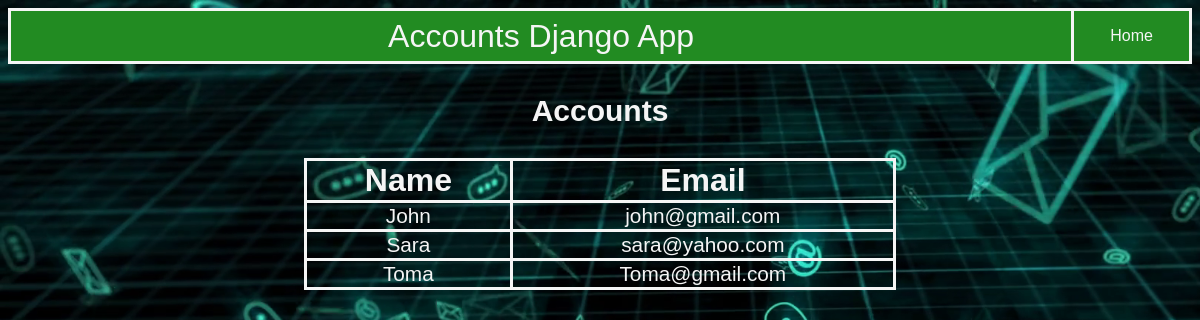
Page /list/ on the committed database.
### accounts/models.py (models this page shows, shortened)
class Account(models.Model):
    name = models.CharField(max_length=30)
    email = models.EmailField(unique=True)

### accounts/views.py (the view)
# urls.py: url(r'^list/$', views.list_accounts, name='list'),
def list_accounts(request):
    accounts = Account.objects.all()
    context = {
        'title': "Accounts",
        'accounts': accounts
    }
    return render(request, "accounts/list.html", context)

### accounts/templates/accounts/list.html
{% extends 'accounts/layout.html' %}
{% block body %}
    <table class="center">
        <thead>
            <tr>
                <th>
                    Name
                </th>
                <th>
                   Email
                </th>
            </tr>
        </thead>
        <tbody>
        {% for account in accounts %}
            <tr>
                <td>{{ account.name }}</td>
                <td>{{ account.email }}</td>
            </tr>
        {% endfor %}
        </tbody>
    </table>
{% endblock %}

### assets/css/style.css (style rules this page uses)
html, body { height: 100%; font-family: 'Raleway', sans-serif; -webkit-font-smoothing: antialiased; font-smoothing: antialiased; }
::placeholder { font-style: italic; }
body { background-image: url('/static/img/background.png'); background-size: cover; color: whitesmoke ; }
table, th, td { border: 3px solid; text-align:center; }
th { font-size:2em; }
td { font-size: 1.3em; }
table { border-collapse: collapse; }
.center { width: 50% !important; margin: auto; }

### rows in the picture
Account: name "John", email "john@gmail.com"
Account: name "Sara", email "sara@yahoo.com"
Account: name "Toma", email "Toma@gmail.com"

### other values in the picture
{{ title }} "Accounts"
